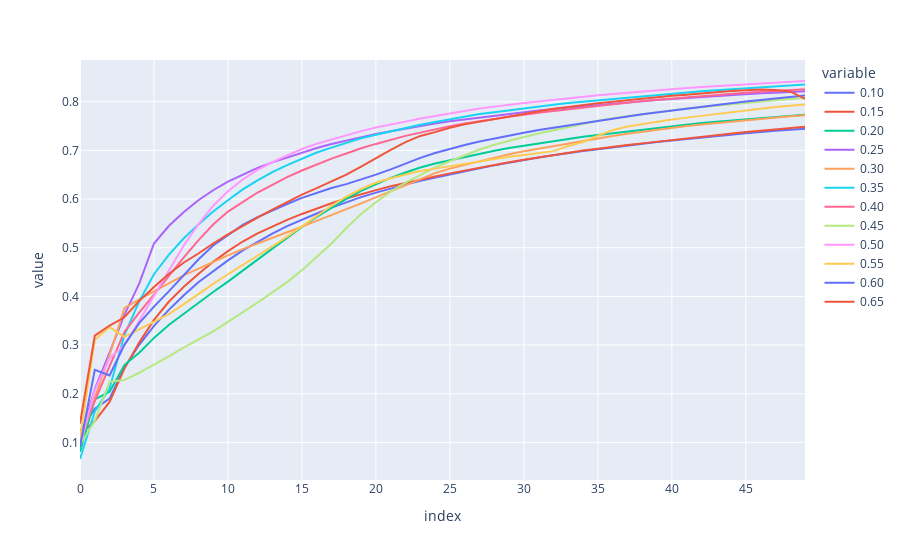

Write notebook code for a chart like this one.
### Code cell
fig = px.line(df, y=['0.10', '0.15','0.20', '0.25','0.30', '0.35', '0.40', '0.45' ,'0.50','0.55','0.60','0.65'])
fig.show()
